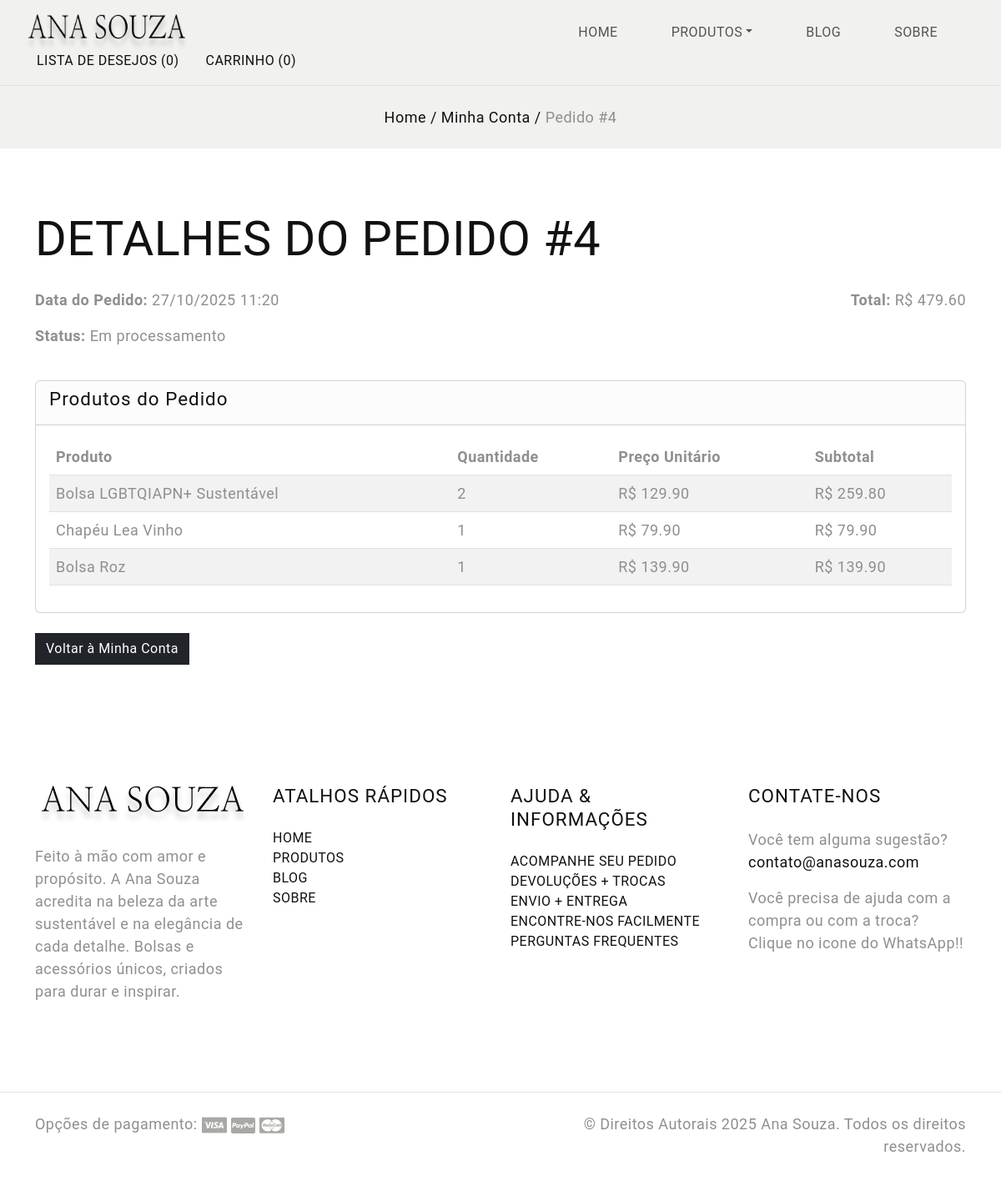
Page /order/4 (signed in) on the committed database.
### app.py (models this page shows)
class Pedido(db.Model):
    id = db.Column(db.Integer, primary_key=True)
    data = db.Column(db.DateTime, default=datetime.utcnow)
    status = db.Column(db.String(50), default="Em processamento")
    usuario_id = db.Column(db.Integer, db.ForeignKey("usuario.id"), nullable=False)
    itens = db.relationship("PedidoProduto", backref="pedido", lazy=True)
    usuario = db.relationship("Usuario", backref="pedidos")
    def total(self):
        return sum([item.preco_unitario * item.quantidade for item in self.itens])

class PedidoProduto(db.Model):
    id = db.Column(db.Integer, primary_key=True)
    pedido_id = db.Column(db.Integer, db.ForeignKey("pedido.id"), nullable=False)
    produto_id = db.Column(db.Integer, db.ForeignKey("produto.id"), nullable=False)
    quantidade = db.Column(db.Integer, nullable=False, default=1)
    preco_unitario = db.Column(db.Float, nullable=False)
    produto = db.relationship("Produto")

class Produto(db.Model):
    id = db.Column(db.Integer, primary_key=True)
    nome = db.Column(db.String(100), nullable=False)
    descricao = db.Column(db.Text, nullable=False)
    preco = db.Column(db.Float, nullable=False)
    quantidade_estoque = db.Column(db.Integer, nullable=False)
    cor = db.Column(db.String(50))
    imagem = db.Column(db.String(200))  # caminho da imagem na pasta static

### app.py (the view)
@app.route('/order/<int:id>')
def order_details(id):
    user_email = session.get('usuario')
    if not user_email:
        return redirect(url_for('login'))
    user = Usuario.query.filter_by(email=user_email).first()
    if not user:
        return redirect(url_for('login'))
    pedido = Pedido.query.filter_by(id=id, usuario_id=user.id).first()
    if not pedido:
        return "Pedido não encontrado ou você não tem permissão para ver este pedido.", 404
    produtos_pedido = PedidoProduto.query.filter_by(pedido_id=pedido.id).all()
    return render_template('order_details.html', pedido=pedido, produtos_pedido=produtos_pedido)

### app.py (called while the page is built, shortened)
@app.context_processor
def inject_cart_count():
    carrinho = session.get('carrinho', {})
    cart_count = sum(carrinho.values())  # soma todas as quantidades
    return dict(cart_count=cart_count)

@app.context_processor
def inject_cart_data():
    carrinho = session.get('carrinho', {})
    produtos_carrinho = []
    total = 0
    return dict(produtos_carrinho=produtos_carrinho, total=total)

@app.context_processor
def inject_wishlist_count():
    wishlist_count = len(session.get('wishlist', []))
    return dict(wishlist_count=wishlist_count)

### templates/order_details.html (shortened to what this page needs)
<!DOCTYPE html>
<html lang="pt-BR">
<head>
  <link href="https://cdn.jsdelivr.net/npm/bootstrap@5.3.0-alpha3/dist/css/bootstrap.min.css" rel="stylesheet">
  <link rel="stylesheet" href="https://cdnjs.cloudflare.com/ajax/libs/font-awesome/6.4.2/css/all.min.css">
  <link rel="stylesheet" href="{{ url_for('static', filename='css/style.css') }}">
</head>
<body class="homepage">
  {% include 'navbar.html' %}
  <section class="hero-section bg-light py-4">
    <div class="container">
      <div class="row">
        <div class="text-center">
          <div class="breadcrumbs">
            <span class="item"><a href="{{ url_for('home') }}">Home /</a></span>
            <span class="item"><a href="{{ url_for('user_info') }}">Minha Conta /</a></span>
            <span class="item">Pedido #{{ pedido.id }}</span>
          </div>
        </div>
      </div>
    </div>
  </section>
  <section id="order-details" class="py-5">
    <div class="container">
      <h2 class="section-title text-uppercase mb-4">Detalhes do Pedido #{{ pedido.id }}</h2>
      <div class="row mb-4">
        <div class="col-md-6">
          <p><strong>Data do Pedido:</strong> {{ pedido.data.strftime('%d/%m/%Y %H:%M') }}</p>
          <p><strong>Status:</strong> {{ pedido.status }}</p>
        </div>
        <div class="col-md-6 text-end">
          <p><strong>Total:</strong>  R$ {{ "%.2f"|format(pedido.total()) }}</p>
        </div>
      </div>
      <div class="row">
        <div class="col-12">
          <div class="card">
            <div class="card-header">
              <h5>Produtos do Pedido</h5>
            </div>
            <div class="card-body table-responsive">
              <table class="table table-striped">
                <thead>
                  <tr>
                    <th>Produto</th>
                    <th>Quantidade</th>
                    <th>Preço Unitário</th>
                    <th>Subtotal</th>
                  </tr>
                </thead>
                <tbody>
                  {% for item in produtos_pedido %}
                  <tr>
                    <td>{{ item.produto.nome }}</td>
                    <td>{{ item.quantidade }}</td>
                    <td>R$ {{ "%.2f"|format(item.preco_unitario) }}</td>
                    <td>R$ {{ "%.2f"|format(item.preco_unitario * item.quantidade) }}</td>
                  </tr>
                  {% else %}
                  <tr>
                    <td colspan="4" class="text-center">Nenhum produto encontrado neste pedido</td>
                  </tr>
                  {% endfor %}
                </tbody>
              </table>
            </div>
          </div>
        </div>
      </div>
      <div class="mt-4">
        <a href="{{ url_for('user_info') }}" class="btn btn-dark">Voltar à Minha Conta</a>
      </div>
    </div>
  </section>
  {% include 'footer.html' %}
</body>
</html>

### static/css/style.css (style rules this page uses)
body { --heading-font: "Marcellus", Roboto, sans-serif; --heading-font-weight: 400; --heading-color: #111; --heading-line-height: 1.24; --swiper-theme-color: #8C907E; --bs-body-font-family: "Jost", Roboto, sans-serif; --bs-body-font-size: 18px; --bs-body-font-weight: 400; --bs-body-line-height: 1.5; --bs-body-color: #8f8f8f; --bs-body-color-rgb: 143, 143, 143; --bs-primary: #8C907E; --bs-secondary: #6c757d; --bs-black: #111; --bs-light: #F1F1F0; --bs-dark: #212529; --bs-gray: #9aa1a7; --bs-gray-dark: #51565b; --bs-primary-rgb: 140, 144, 126; --bs-secondary-rgb: 108, 117, 125; --bs-black-rgb: 17, 17, 17; --bs-light-rgb: 241, 241, 240; --bs-dark-rgb: 33, 37, 41; --bs-link-color: #111; --bs-link-color-rgb: 17, 17, 17; --bs-link-decoration: underline; --bs-link-hover-color: #111; --bs-link-hover-color-rgb: 17, 17, 17; }
body { letter-spacing: 0.03rem; }
h1, .h1, h2, .h2, h3, .h3, h4, .h4, h5, .h5, h6, .h6 { font-family: var(--heading-font); font-weight: var(--heading-font-weight); color: var(--heading-color); line-height: var(--heading-line-height); }
h1, h2, h3 { margin: 25px 0; }
h5, h6 { letter-spacing: 1px; }
h2, .h2 { font-size: 3.6rem; }
h5, .h5 { font-size: 1.4rem; }
a { text-decoration: none; }
.btn { --bs-btn-border-radius: 0; }

### rows in the picture
Pedido: id "4", data "27/10/2025 11:20", status "Em processamento"
PedidoProduto: total "479.60", produto.nome "Bolsa LGBTQIAPN+ Sustentável", quantidade "2", preco_unitario "129.90", item.preco_unitario*item.quantidade "259.80"
PedidoProduto: produto.nome "Chapéu Lea Vinho", quantidade "1", preco_unitario "79.90", item.preco_unitario*item.quantidade "79.90"
PedidoProduto: produto.nome "Bolsa Roz", quantidade "1", preco_unitario "139.90", item.preco_unitario*item.quantidade "139.90"

### other values in the picture
{{ wishlist_count }} "0"
{{ cart_count }} "0"
